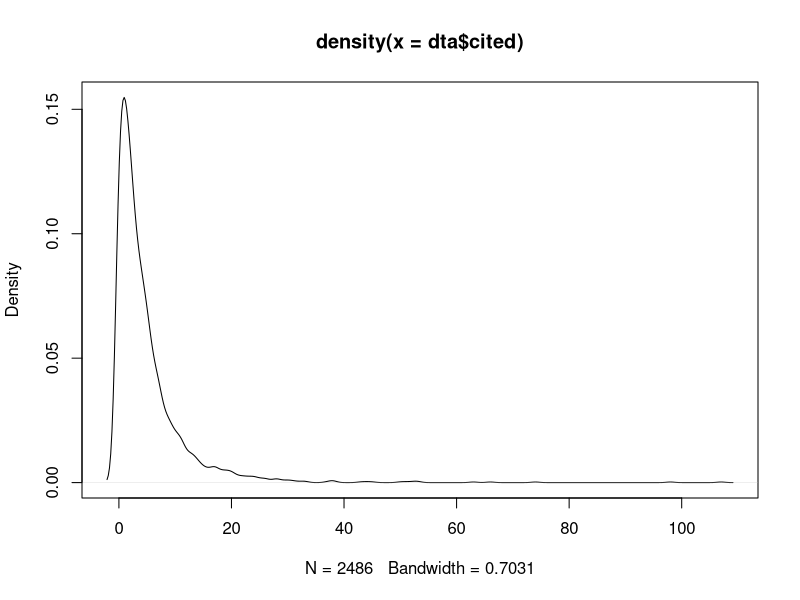
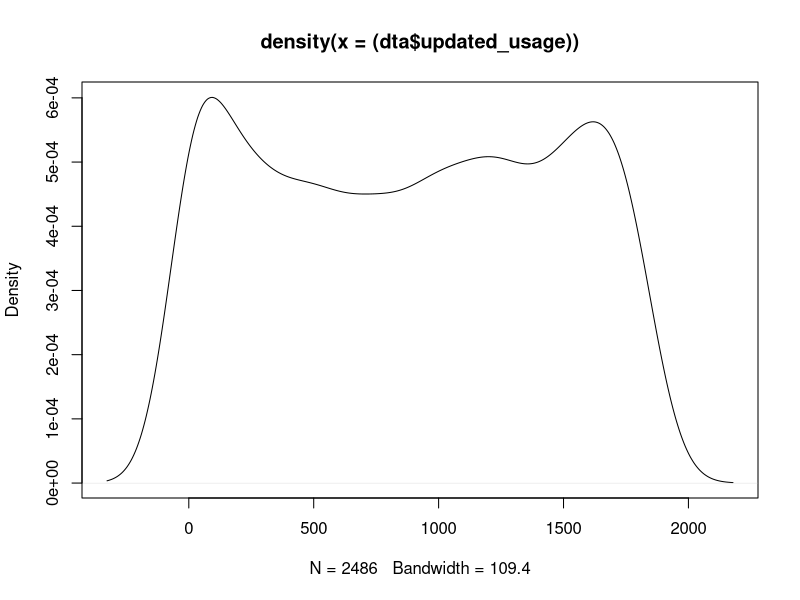
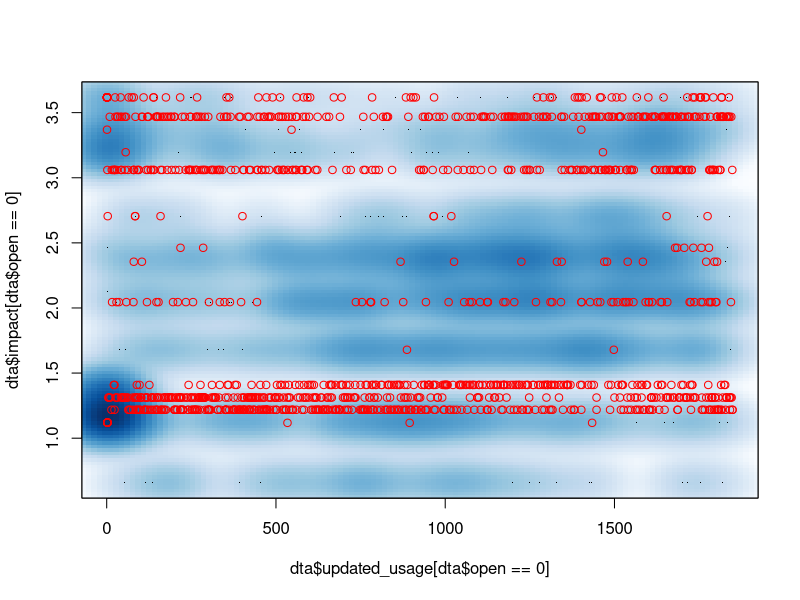
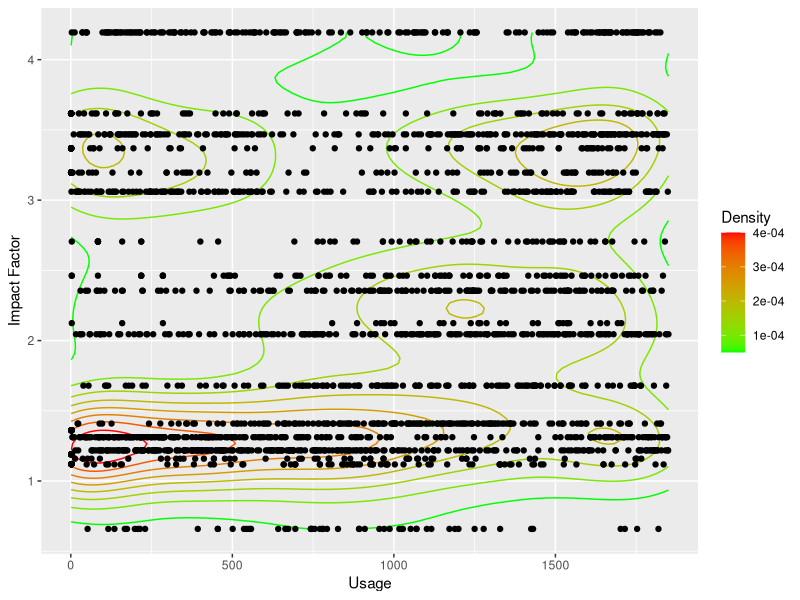
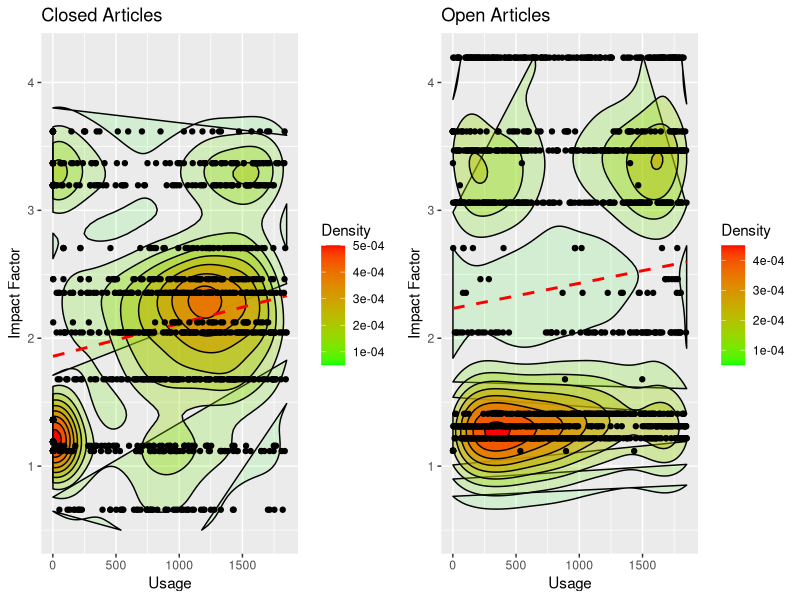

These figures' R source, in order:
## ---- chunk 1
knitr::opts_chunk$set(echo = TRUE)
## ---- chunk 2
library(ggplot2)
library(gridExtra)
library(psych)
library(MASS)
## ---- chunk 3
setwd("E:/USU/LEROUX/RESEARCH/git/health_prof_educ")
## ---- chunk 4
dta <- read.csv(file = "altmetrics_data.csv", header = TRUE)
## ---- chunk 5
dim(dta)
## ---- chunk 6
plot(density(dta$cited))

########## MODEL # 1 - NEGATIVE BINOMIAL ##########
## no interaction
## of note: the variable labeled 'open' refers to publicly accessible
fit1 <- glm.nb(formula = cited ~ open + references + bloggers + tweets + news_outlets + 
                                 facebook + mendeley + impact + time, data = dta)
summary(fit1)

## model with interaction (used in the manuscript)
fit2 <- glm.nb(formula = cited ~ open + references + bloggers + tweets + news_outlets + 
                                 facebook + mendeley + impact + time + open:impact, data = dta)
summary(fit2)
cbind(rate = exp(fit2$coefficients), CI = exp(confint(fit2)))
## ---- chunk 7
plot(density((dta$updated_usage)))

########## MODEL # 2 - OLS ##########
## no interaction
fit3 <- lm(formula = updated_usage ~ open + references + bloggers + tweets + news_outlets + 
                 facebook + mendeley + impact + time , data = dta)
summary(fit3)

## model with interaction (used in the manuscript)
fit4 <- lm(formula = updated_usage ~ open + references + bloggers + tweets + news_outlets + 
                 facebook + mendeley + impact + time + open:impact, data = dta)
summary(fit4)
cbind(estimate = fit4$coefficients, ci = confint(fit4))
## ---- chunk 8
smoothScatter(x = dta$updated_usage[dta$open == 0], y = dta$impact[dta$open == 0])
points(x = dta$updated_usage[dta$open == 1], y = dta$impact[dta$open == 1], col = "red")
## ---- chunk 9
commonTheme = list(labs(color = "Density", fill = "Density",
                        x = "Usage", y = "Impact Factor",
                        theme_bw(),
                        theme(legend.position = c(0,1),
                              legend.justification = c(0,1))))

ggplot(data = dta, aes(x = dta$updated_usage,y = dta$impact)) + 
  geom_density2d(aes(color = ..level..)) +
  scale_color_gradient(low = "green", high = "red") + 
  geom_point() + commonTheme
## ---- chunk 10
dta_closed <- dta[dta$open == 0 , ]
dta_open <- dta[dta$open == 1 , ]

plot1 <- ggplot(data=dta_closed, aes(x = updated_usage,y = impact)) + ggtitle("Closed Articles") + expand_limits(y = c(0.5, 4.2)) +
  stat_density2d(aes(fill = ..level..,alpha=..level..),geom = 'polygon', color = 'black') + 
  scale_fill_continuous(low = "green",high = "red") +
  geom_smooth(method = lm,linetype=2,colour = "red",se = F) + 
  guides(alpha = "none") +
  geom_point() + commonTheme

plot2 <- ggplot(data=dta_open, aes(x = updated_usage,y = impact)) + ggtitle("Open Articles") + expand_limits(y = c(0.5 ,4.2)) +
  stat_density2d(aes(fill = ..level..,alpha = ..level..), geom = 'polygon', color = 'black') + 
  scale_fill_continuous(low = "green", high = "red") +
  geom_smooth(method = lm,linetype = 2, colour = "red", se = F) + 
  guides(alpha = "none") +
  geom_point() + commonTheme

grid.arrange(plot1, plot2, ncol = 2)
